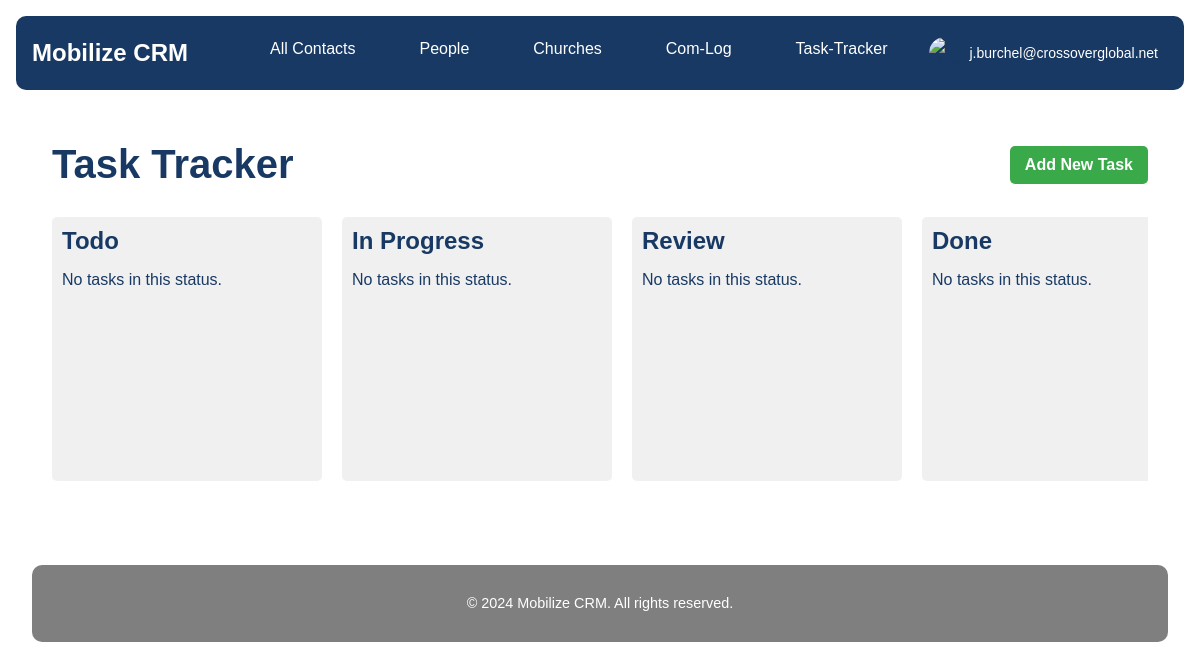
The page /task-tracker/ (signed in) on the database as committed earlier.
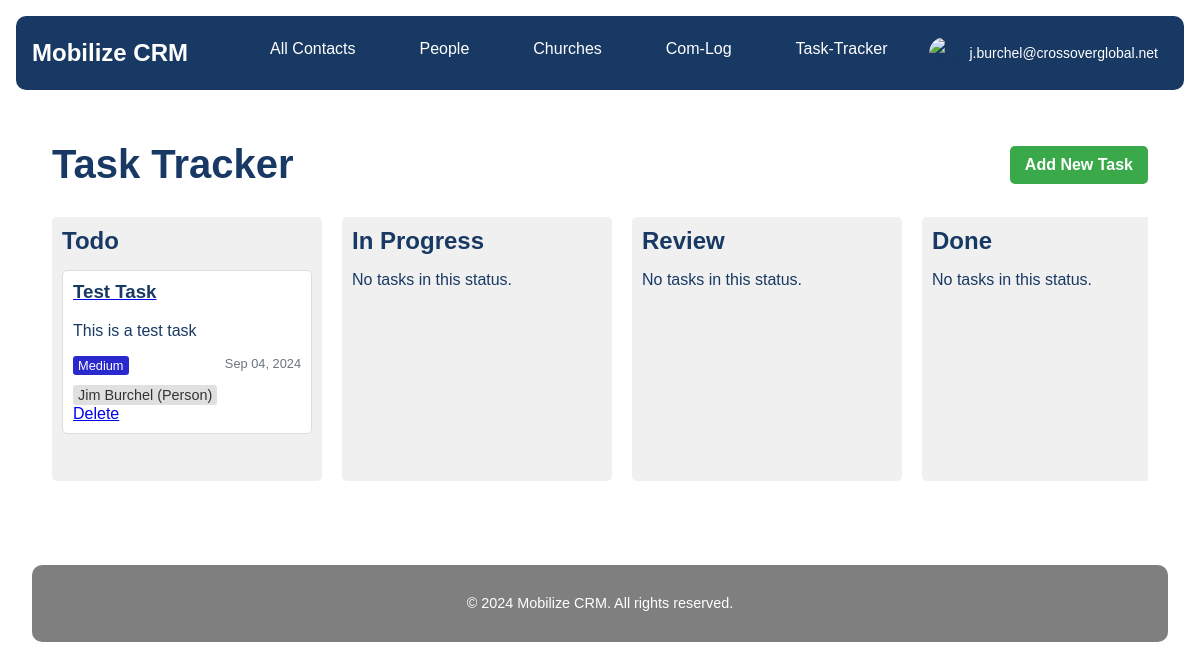
The same page on the database as committed later.
### userprofile/models.py (models this page shows, shortened)
class CustomUser(AbstractUser):
    profile_image = models.ImageField(upload_to='profile_images/', null=True, blank=True)
    profile_thumbnail = models.ImageField(upload_to='profile_thumbnails/', null=True, blank=True)
    email_signature = models.TextField(blank=True, null=True)
    google_refresh_token = models.CharField(max_length=260, blank=True, null=True)
    groups = models.ManyToManyField(
        'auth.Group',
        verbose_name='groups',
        blank=True,
        help_text='The groups this user belongs to. A user will get all permissions granted to each of their groups.',
        related_name='customuser_set',
        related_query_name='customuser',
    )
    user_permissions = models.ManyToManyField(
        'auth.Permission',
        verbose_name='user permissions',
        blank=True,
        help_text='Specific permissions for this user.',
        related_name='customuser_set',
        related_query_name='customuser',
    )

### task_tracker/models.py (models this page shows, shortened)
class Task(models.Model):
    STATUS_CHOICES = [
        ('todo', 'To Do'),
        ('in progress', 'In Progress'),
        ('review', 'Review'),
        ('done', 'Done'),
    ]
    PRIORITY_CHOICES = [
        ('low', 'Low'),
        ('medium', 'Medium'),
        ('high', 'High'),
        ('urgent', 'Urgent'),
    ]
    REMINDER_CHOICES = [
        ('15_min', '15 minutes before'),
        ('30_min', '30 minutes before'),
        ('1_hour', '1 hour before'),
        ('2_hours', '2 hours before'),
        ('1_day', '1 day before'),
        ('1_week', '1 week before'),
        ('custom', 'Custom'),
    ]
    title = models.CharField(max_length=200)
    description = models.TextField(blank=True)
    status = models.CharField(max_length=20, choices=STATUS_CHOICES, default='todo')
    priority = models.CharField(max_length=20, choices=PRIORITY_CHOICES, default='medium')
    assigned_to = models.ForeignKey(User, on_delete=models.SET_NULL, null=True, blank=True, related_name='assigned_tasks')
    created_by = models.ForeignKey(User, on_delete=models.CASCADE, related_name='created_tasks')
    created_at = models.DateTimeField(auto_now_add=True)
    updated_at = models.DateTimeField(auto_now=True)
    due_date = models.DateTimeField(default=timezone.now, null=True, blank=True)
    contact = models.ForeignKey(Contact, on_delete=models.SET_NULL, null=True, blank=True, related_name='tasks')
    google_calendar_event_id = models.CharField(max_length=255, blank=True, null=True)
    reminder = models.CharField(max_length=20, choices=REMINDER_CHOICES, default='30_min')
    custom_reminder = models.IntegerField(null=True, blank=True, help_text="Custom reminder time in minutes")
    class Meta:
        ordering = ['-created_at']

### contacts/models.py (models this page shows, shortened)
class Contact(models.Model):
    STATE = (
        ('al', 'AL'), ('ak', 'AK'), ('az', 'AZ'), ('ar', 'AR'), ('ca', 'CA'),('co', 'CO'),('ct', 'CT'),('de', 'DE'), ('fl', 'FL'), ('ga', 'GA'),
        ('hi', 'HI'), ('id', 'ID'), ('il', 'IL'), ('in', 'IN'), ('ia', 'IA'), ('ks', 'KS'), ('ky', 'KY'), ('la', 'LA'), ('me', 'ME'),
        ('md', 'MD'), ('ma', 'MA'), ('mi', 'MI'), ('mn', 'MN'), ('ms', 'MS'), ('mo', 'MO'), ('mt', 'MT'), ('ne', 'NE'), ('nv', 'NV'),
        ('nh', 'NH'), ('nj', 'NJ'), ('nm', 'NM'), ('ny', 'NY'), ('nc', 'NC'), ('nd', 'ND'), ('oh', 'OH'), ('ok', 'OK'), ('or', 'OR'),
        ('pa', 'PA'), ('ri', 'RI'), ('sc', 'SC'), ('sd', 'SD'), ('tn', 'TN'), ('tx', 'TX'), ('ut', 'UT'), ('vt', 'VT'), ('va', 'VA'),
        ('wa', 'WA'), ('wv', 'WV'), ('wi', 'WI'), ('wy', 'WY'),('dc', 'DC')
    )
    PREFERRED_CONTACT_METHODS = (
        ('email', 'Email'),('phone', 'Phone'),('text', 'Text'),('Facebook Messanger',
        'Facebook Messanger'),('whatsapp', 'Whatsapp'),('groupme', 'Groupme'),('signal', 'Signal'),('other', 'Other')
    )
    church_name = models.CharField(max_length=100, null=True, blank=True)
    first_name = models.CharField(max_length=100)
    last_name = models.CharField(max_length=100)
    image = models.ImageField(upload_to=get_image_path, null=True, blank=True)
    preferred_contact_method = models.CharField(max_length=100, choices=PREFERRED_CONTACT_METHODS)
    phone = models.CharField(max_length=50)
    email = models.EmailField()
    street_address = models.CharField(max_length=200, null=True, blank=True)
    city = models.CharField(max_length=100, null=True, blank=True)
    state = models.CharField(max_length=2, choices=STATE, null=True, blank=True)
    zip_code = models.CharField(max_length=10, null=True, blank=True)
    initial_notes = models.TextField(null=True, blank=True)
    date_created = models.DateField(auto_now_add=True,null=True, blank=True)
    date_modified = models.DateField(auto_now=True,null=True, blank=True)

### task_tracker/views.py (the view)
# urls.py: path('', views.TaskListView.as_view(), name='task_list'),
@method_decorator(login_required, name='dispatch')
class TaskListView(ListView, LoginRequiredMixin):
    model = Task
    template_name = 'task_tracker/task_list.html'
    context_object_name = 'tasks'
    def get_context_data(self, **kwargs):
        context = super().get_context_data(**kwargs)
        context['task_statuses'] = {
            'todo': Task.objects.filter(status='todo').order_by('due_date'),
            'in progress': Task.objects.filter(status='in progress').order_by('due_date'),
            'review': Task.objects.filter(status='review').order_by('due_date'),
            'done': Task.objects.filter(status='done').order_by('due_date')
        }
        return context

### task_tracker/templates/task_tracker/task_list.html (shortened to what this page needs)
{% extends 'core/base.html' %}
{% load static %}
{% block extra_css %}
<link rel="stylesheet" href="{% static 'css/task_list.css' %}">
{% endblock %}
{% block content %}
<div class="container task-tracker-container">
    <div class="task-header">
        <h1 id="task-tracker" class="task-title">Task Tracker</h1>
        <a href="{% url 'task_tracker:task_create' %}" class="btn btn-primary">Add New Task</a>
    </div>
    <div class="task-board">
        {% for status, tasks in task_statuses.items %}
        <div class="task-column">
            <h2>{{ status|title }}</h2>
            <div id="{{ status }}" class="task-list">
                {% for task in tasks %}
                <div class="task-card" draggable="true" data-task-id="{{ task.id }}">
                    <a href="{% url 'task_tracker:task_update' task.id %}">
                        <h3>{{ task.title }}</h3></a>
                        <p>{{ task.description|truncatewords:20 }}</p>
                        <div class="task-meta">
                            <span class="priority {{ task.priority }}">{{ task.get_priority_display }}</span>
                            <span class="due-date">{{ task.due_date|date:"M d, Y" }}</span>
                        </div>
                        {% if task.contact %}
                        <div class="task-contact">
                            {% if task.contact.church %}
                            <a href="{% url 'contacts:church_detail' task.contact.church.id %}" class="contact-link">
                                {{ task.contact.church.church_name }} (Church)
                            </a>
                            {% elif task.contact.people %}
                            <a href="{% url 'contacts:person_detail' task.contact.people.id %}" class="contact-link">
                                {{ task.contact.people.first_name }} {{ task.contact.people.last_name }} (Person)
                            </a>
                            {% else %}
                            <span class="contact-link">
                                {{ task.contact }} (Unknown type)
                            </span>
                            {% endif %}
                        </div>
                        {% endif %}
                        <a href="{% url 'task_tracker:task_delete' task.id %}" class="task-delete-link">Delete</a>
                </div>
                {% empty %}
                <p>No tasks in this status.</p>
                {% endfor %}
            </div>
        </div>
        {% endfor %}
    </div>
</div>
{% endblock %}

### core/templates/core/base.html (shortened to what this page needs)
{% load static %}
<!DOCTYPE html>
<html lang="en">
<head>
    {% block extra_css %}{% endblock %}
    <link rel="stylesheet" href="{% static 'css/main.css' %}">
</head>
<body>
    {% include 'core/partials/nav.html' %}
    <main id="app">
        {% block content %}{% endblock %}
    </main>
    {% include 'core/partials/footer.html' %}
</body>
</html>

### core/templates/core/partials/nav.html (shortened to what this page needs)
{% load static %}
<nav class="navbar">
    <a href="/" class="navbar-brand">Mobilize CRM</a>
    <div class="navbar-menu">
        <a href="{% url 'contacts:contact_list' %}" class="navbar-item {% if request.resolver_match.url_name == 'all_contacts' %}active{% endif %}">All Contacts</a>
        <a href="{% url 'contacts:people_list' %}" class="navbar-item {% if request.resolver_match.url_name == 'people_list' %}active{% endif %}">People</a>
        <a href="{% url 'contacts:church_list' %}" class="navbar-item {% if request.resolver_match.url_name == 'church_list' %}active{% endif %}">Churches</a>
        <a href=" {% url 'com_log:list' %}" class="navbar-item {% if request.resolver_match.url_name == 'com_log' %}active{% endif %}">Com-Log</a>
        <a href="{% url 'task_tracker:task_list' %}" class="navbar-item {% if request.resolver_match.url_name == 'task_tracker' %}active{% endif %}">Task-Tracker</a>
        {% if user.is_authenticated %}
            <div class="user-menu">
                {% if user.has_profile_thumbnail %}
                    <img src="{{ user.profile_thumbnail.url }}" alt="{{ user.username }}" class="user-avatar">
                {% elif user.has_profile_image %}
                    <img src="{{ user.profile_image.url }}" alt="{{ user.username }}" class="user-avatar">
                {% else %}
                    <img src="{% static 'images/default_thumbnail.png' %}" alt="{{ user.username }}" class="user-avatar">
                {% endif %}
                <span class="user-menu-text">{{ user.username }}</span>
            </div>
        {% else %}
            <a href="{% url 'userprofile:login' %}" class="navbar-item {% if request.resolver_match.url_name == 'login' %}active{% endif %}">Login</a>
        {% endif %}
    </div>
</nav>
<antArtifact identifier="navbar-template-with-debug" type="application/vnd.ant.code" language="html" title="core/templates/core/partials/nav.html (dropdown-content section)">

### core/templates/core/partials/footer.html
<footer class="footer">
    <div class="footer-content">
        <p>&copy; 2024 Mobilize CRM. All rights reserved.</p>
    </div>
</footer>

### static/css/task_list.css (style rules this page uses)
:root { --primary-blue: #183963; --primary-green: #39A949; --primary-gray: #7F7F7F; --primary-white: #FFFFFF; }
.task-tracker-container { max-width: 1200px; margin: 0 auto; padding: 20px; font-family: Arial, sans-serif; }
.task-header { display: flex; justify-content: space-between; align-items: center; margin-bottom: 30px; }
.task-title { color: var(--primary-blue); margin: 0; font-size: 2.5em; }
.btn-primary { background-color: var(--primary-green); color: var(--primary-white); padding: 10px 15px; border: none; border-radius: 5px; text-decoration: none; font-weight: bold; transition: background-color 0.3s; }
.task-board { display: flex; gap: 20px; overflow-x: auto; }
.task-column { flex: 1; min-width: 250px; background-color: #f0f0f0; border-radius: 5px; padding: 10px; }
.task-column h2 { color: var(--primary-blue); margin-top: 0; margin-bottom: 15px; }
.task-list { min-height: 200px; }
.task-card { background-color: white; border: 1px solid #ddd; border-radius: 5px; padding: 10px; margin-bottom: 10px; cursor: move; }
.task-card h3 { margin-top: 0; color: var(--primary-blue); }
.task-card .task-contact { margin-top: 10px; font-size: 0.9em; }
.task-card .contact-link { display: inline-block; padding: 2px 5px; background-color: #e0e0e0; border-radius: 3px; color: #333; text-decoration: none; transition: background-color 0.3s ease; }
.task-meta { display: flex; justify-content: space-between; margin-top: 10px; font-size: 0.8em; }
.priority { padding: 2px 5px; border-radius: 3px; color: white; }
.priority.medium { background-color: rgb(41, 41, 206); }
.due-date { color: #6c757d; }

### static/css/main.css (style rules this page uses)
:root { --primary-blue: #183963; --primary-green: #39A949; --primary-gray: #7F7F7F; --primary-white: #FFFFFF; }
body { margin: 0; font-family: Arial, sans-serif; color: var(--primary-blue); background-color: var(--primary-white); }
.navbar { background-color: var(--primary-blue); padding: 1rem; display: flex; justify-content: space-between; align-items: center; margin: 1rem; border-radius: 10px; margin-bottom: auto !important; }
.navbar-brand { color: var(--primary-white); text-decoration: none; font-size: 1.5rem; font-weight: bold; }
.navbar-menu { display: flex; border-radius: 10px; }
.navbar-item { color: var(--primary-white); text-decoration: none; padding: 0.5rem 1rem; margin: 0 1rem; transition: background-color 0.3s; background-color: var(--primary-blue); border-radius: 10px !important; }
.footer { background-color: var(--primary-gray); color: var(--primary-white); padding: 1rem 1rem; margin-top: auto; text-align: center; margin: 2rem; border-radius: 10px; }
.footer-content { text-align: center; font-size: 0.9rem; }
main { flex: 1; padding: 2rem; }
.user-menu { position: relative; display: flex; align-items: center; cursor: pointer; padding: 5px 10px; border-radius: 15px; transition: background-color 0.3s ease; }
.user-avatar { width: 32px; height: 32px; border-radius: 50%; object-fit: cover; margin-right: 8px; }
.user-menu-text { color: var(--primary-white); font-size: 14px; }

Rows that differ between the two databases and show on the page:
added Task: title "Test Task", description "This is a test task", priority "Medium", due_date "Sep 04, 2024", contact.people.first_name "Jim", contact.people.last_name "Burchel"
Other text that changed with them:
list line gone: "No tasks in this status."
